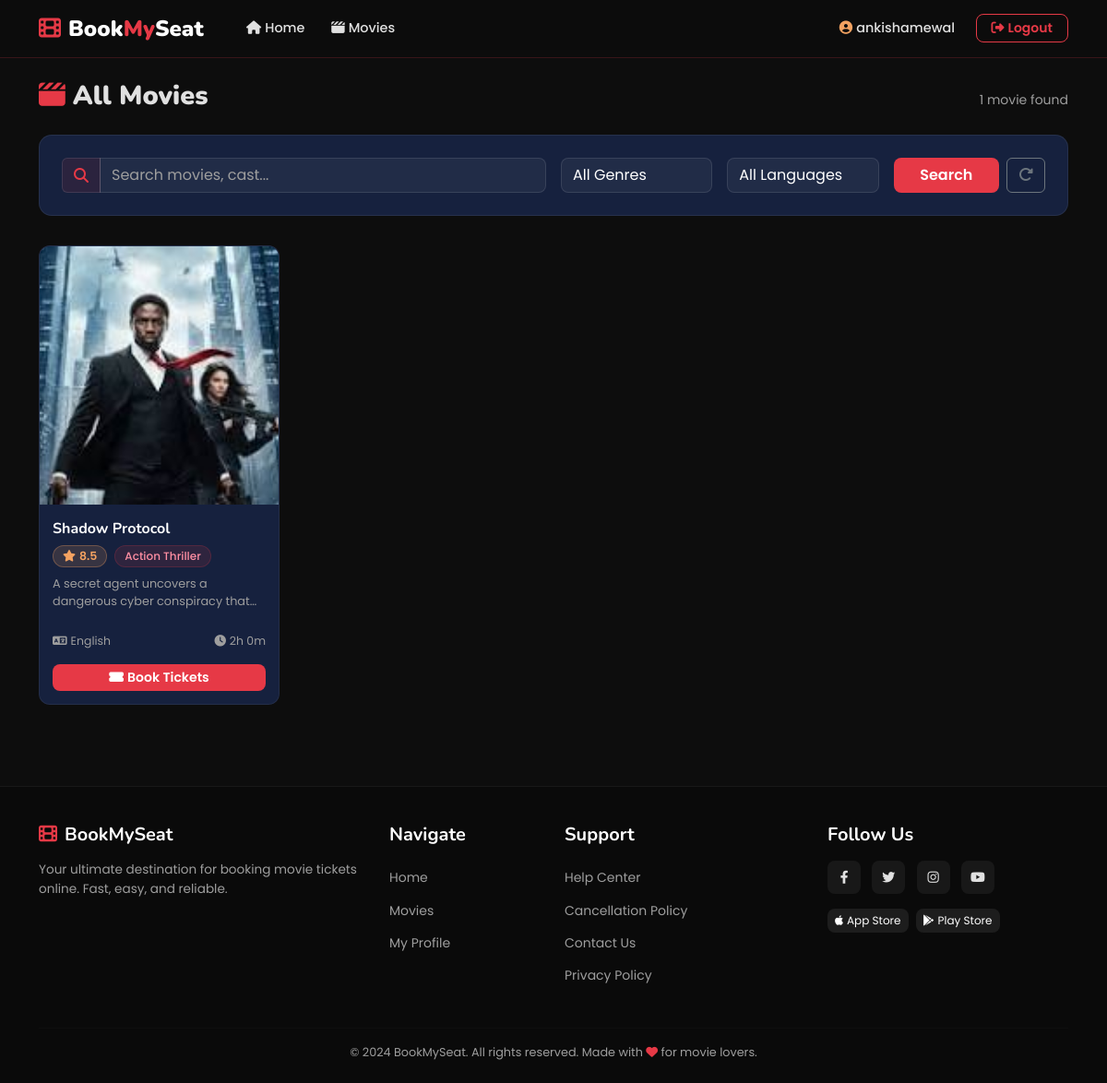
/movies/ (signed in), run on the app's committed database.
### movies/models.py (models this page shows, shortened)
class Movie(models.Model):
    name = models.CharField(max_length=255)
    image = models.ImageField(upload_to='movies/')
    rating = models.DecimalField(max_digits=3, decimal_places=1)
    cast = models.TextField()
    description = models.TextField(blank=True, null=True)
    genre = models.CharField(max_length=100, blank=True, null=True)
    language = models.CharField(max_length=50, default='English')
    duration = models.PositiveIntegerField(help_text='Duration in minutes', default=120)
    release_date = models.DateField(blank=True, null=True)
    def duration_display(self):
        hours = self.duration // 60
        minutes = self.duration % 60
        return f'{hours}h {minutes}m'

### movies/views.py (the view)
# urls.py: path('', views.movie_list, name='movie_list'),
def movie_list(request):
    search_query = request.GET.get('search', '')
    genre_filter = request.GET.get('genre', '')
    language_filter = request.GET.get('language', '')
    movies = Movie.objects.all()
    if search_query:
        movies = movies.filter(name__icontains=search_query)
    if genre_filter:
        movies = movies.filter(genre__icontains=genre_filter)
    if language_filter:
        movies = movies.filter(language__icontains=language_filter)
    genres = Movie.objects.values_list('genre', flat=True).distinct()
    languages = Movie.objects.values_list('language', flat=True).distinct()
    context = {
        'movies': movies,
        'search_query': search_query,
        'genres': genres,
        'languages': languages,
        'genre_filter': genre_filter,
        'language_filter': language_filter,
    }
    return render(request, 'movies/movie_list.html', context)

### templates/movies/movie_list.html (shortened to what this page needs)
{% extends "users/basic.html" %}
{% block content %}
<div class="container py-4">
  <div class="d-flex align-items-center justify-content-between mb-3 flex-wrap gap-2">
    <h1 style="font-family:'Nunito',sans-serif;font-weight:900;font-size:1.8rem;">
      <i class="fas fa-clapperboard me-2" style="color:var(--red)"></i>All Movies
    </h1>
    <span class="results-count">{{ movies|length }} movie{{ movies|length|pluralize }} found</span>
  </div>
  <div class="search-wrap">
    <form method="GET" action="{% url 'movie_list' %}">
      <div class="row g-3">
        <div class="col-md-6">
          <div class="input-group">
            <span class="input-group-text"><i class="fas fa-search"></i></span>
            <input type="text" class="form-control" name="search" placeholder="Search movies, cast..." value="{{ search_query }}">
          </div>
        </div>
        <div class="col-md-2">
          <select name="genre" class="form-select filter-select">
            <option value="">All Genres</option>
          </select>
        </div>
        <div class="col-md-2">
          <select name="language" class="form-select filter-select">
            <option value="">All Languages</option>
          </select>
        </div>
        <div class="col-md-2 d-flex gap-2">
          <button type="submit" class="btn btn-primary flex-grow-1">Search</button>
          <a href="{% url 'movie_list' %}" class="btn btn-outline-secondary" title="Reset"><i class="fas fa-rotate-right"></i></a>
        </div>
      </div>
    </form>
  </div>
  {% if movies %}
  <div class="row g-4">
    {% for movie in movies %}
    <div class="col-6 col-md-4 col-lg-3">
      <div class="movie-card h-100 d-flex flex-column">
        <a href="{% url 'theater_list' movie.id %}" class="text-decoration-none">
          <img src="{{ movie.image.url }}" alt="{{ movie.name }}" loading="lazy">
        </a>
        <div class="card-body d-flex flex-column" style="padding:14px;">
          <a href="{% url 'theater_list' movie.id %}" class="text-decoration-none">
            <div class="card-title">{{ movie.name }}</div>
          </a>
          <div class="d-flex gap-2 flex-wrap mb-2">
            <span class="rating-badge"><i class="fas fa-star me-1"></i>{{ movie.rating }}</span>
            {% if movie.genre %}<span class="genre-badge">{{ movie.genre }}</span>{% endif %}
          </div>
          {% if movie.description %}
          <p style="color:var(--text-muted);font-size:0.8rem;flex-grow:1;overflow:hidden;display:-webkit-box;-webkit-line-clamp:2;-webkit-box-orient:vertical;">
            {{ movie.description }}
          </p>
          {% endif %}
          <div class="d-flex justify-content-between mt-2" style="font-size:0.78rem;color:var(--text-muted);">
            {% if movie.language %}<span><i class="fas fa-language me-1"></i>{{ movie.language }}</span>{% endif %}
            {% if movie.duration %}<span><i class="fas fa-clock me-1"></i>{{ movie.duration_display }}</span>{% endif %}
          </div>
          <a href="{% url 'theater_list' movie.id %}" class="btn btn-primary btn-sm mt-3 w-100">
            <i class="fas fa-ticket-alt me-1"></i>Book Tickets
          </a>
        </div>
      </div>
    </div>
    {% endfor %}
  </div>
  {% endif %}
</div>
{% endblock %}

### templates/users/basic.html (shortened to what this page needs)
<!DOCTYPE html>
<html lang="en">
<head>
  <link rel="stylesheet" href="https://cdnjs.cloudflare.com/ajax/libs/font-awesome/6.4.0/css/all.min.css"/>
  <link rel="stylesheet" href="https://cdn.jsdelivr.net/npm/bootstrap@5.3.0/dist/css/bootstrap.min.css"/>
</head>
<body>
<nav class="navbar navbar-expand-lg">
  <div class="container">
    <a class="navbar-brand" href="/">
      <i class="fas fa-film me-2" style="color:var(--red)"></i>Book<span class="brand-my">My</span>Seat
    </a>
    <div class="collapse navbar-collapse" id="navMain">
      <ul class="navbar-nav me-auto ms-3">
        <li class="nav-item"><a class="nav-link" href="/"><i class="fas fa-home me-1"></i>Home</a></li>
        <li class="nav-item"><a class="nav-link" href="/movies/"><i class="fas fa-clapperboard me-1"></i>Movies</a></li>
      </ul>
      <ul class="navbar-nav ms-auto align-items-center gap-2">
        {% if user.is_authenticated %}
          <li class="nav-item">
            <a class="nav-link" href="{% url 'profile' %}">
              <i class="fas fa-circle-user me-1" style="color:var(--accent)"></i>{{ user.username }}
            </a>
          </li>
          <li class="nav-item">
            <form method="POST" action="{% url 'logout' %}" class="d-inline">
              <button type="submit" class="btn btn-sm btn-outline-danger px-3">
                <i class="fas fa-right-from-bracket me-1"></i>Logout
              </button>
            </form>
          </li>
        {% else %}
          <li class="nav-item"><a class="nav-link" href="{% url 'login' %}">Login</a></li>
          <li class="nav-item"><a class="nav-link btn-nav-reg" href="{% url 'register' %}">Register</a></li>
        {% endif %}
      </ul>
    </div>
  </div>
</nav>
<div class="main-content">
  {% block content %}{% endblock %}
</div>
<footer class="site-footer">
  <div class="container">
    <div class="row">
      <div class="col-md-4 mb-4 mb-md-0">
        <h5><i class="fas fa-film me-2" style="color:var(--red)"></i>BookMySeat</h5>
        <p style="font-size:0.85rem;">Your ultimate destination for booking movie tickets online. Fast, easy, and reliable.</p>
      </div>
      <div class="col-md-2 mb-4 mb-md-0">
        <h5>Navigate</h5>
        <ul class="list-unstyled" style="line-height:2.2">
          <li><a href="/">Home</a></li>
          <li><a href="/movies/">Movies</a></li>
          {% if user.is_authenticated %}
          <li><a href="{% url 'profile' %}">My Profile</a></li>
          {% else %}
          <li><a href="{% url 'login' %}">Login</a></li>
          {% endif %}
        </ul>
      </div>
      <div class="col-md-3 mb-4 mb-md-0">
        <h5>Support</h5>
        <ul class="list-unstyled" style="line-height:2.2">
          <li><a href="#">Help Center</a></li>
          <li><a href="#">Cancellation Policy</a></li>
          <li><a href="#">Contact Us</a></li>
          <li><a href="#">Privacy Policy</a></li>
        </ul>
      </div>
      <div class="col-md-3">
        <h5>Follow Us</h5>
        <div class="mt-2 mb-3">
          <a href="#" class="social-link"><i class="fab fa-facebook-f"></i></a>
          <a href="#" class="social-link"><i class="fab fa-twitter"></i></a>
          <a href="#" class="social-link"><i class="fab fa-instagram"></i></a>
          <a href="#" class="social-link"><i class="fab fa-youtube"></i></a>
        </div>
        <div class="d-flex gap-2 flex-wrap">
          <a href="#" class="btn btn-sm" style="background:rgba(255,255,255,0.08);color:#fff;border-radius:8px;font-size:0.75rem;border:none;">
            <i class="fab fa-apple me-1"></i>App Store
          </a>
          <a href="#" class="btn btn-sm" style="background:rgba(255,255,255,0.08);color:#fff;border-radius:8px;font-size:0.75rem;border:none;">
            <i class="fab fa-google-play me-1"></i>Play Store
          </a>
        </div>
      </div>
    </div>
    <hr style="border-color:rgba(255,255,255,0.06);margin-top:1.5rem;">
    <p class="text-center mb-0" style="font-size:0.8rem;">&copy; 2024 BookMySeat. All rights reserved. Made with <i class="fas fa-heart" style="color:var(--red)"></i> for movie lovers.</p>
  </div>
</footer>
</body>
</html>

### templates/users/basic.html (style rules this page uses)
:root { --red: #e63946; --dark: #0d0d0d; --card-bg: #16213e; --accent: #f4a261; --text-light: #e0e0e0; --text-muted: #9e9e9e; --success: #2a9d8f; }
* { margin:0; padding:0; box-sizing:border-box; }
body { font-family:'Poppins',sans-serif; background:var(--dark); color:var(--text-light); min-height:100vh; }
.navbar { background:rgba(13,13,13,0.98) !important; backdrop-filter:blur(12px); border-bottom:1px solid rgba(230,57,70,0.2); position:sticky; top:0; z-index:1000; }
.navbar-brand { font-family:'Nunito',sans-serif; font-weight:900; font-size:1.5rem; color:#fff !important; }
.navbar-brand .brand-my { color:var(--red); }
.nav-link { color:var(--text-light) !important; font-weight:500; font-size:0.9rem; padding:0.4rem 0.9rem !important; border-radius:6px; transition:all 0.2s; }
.movie-card { background:var(--card-bg); border-radius:12px; overflow:hidden; border:1px solid rgba(255,255,255,0.06); transition:transform 0.25s,box-shadow 0.25s; cursor:pointer; }
.movie-card img { width:100%; height:280px; object-fit:cover; }
.movie-card .card-body { padding:14px; }
.movie-card .card-title { font-family:'Nunito',sans-serif; font-weight:700; font-size:1rem; color:#fff; margin-bottom:6px; white-space:nowrap; overflow:hidden; text-overflow:ellipsis; }
.rating-badge { background:rgba(244,162,97,0.15); color:var(--accent); border:1px solid rgba(244,162,97,0.3); border-radius:20px; padding:2px 10px; font-size:0.78rem; font-weight:600; }
.genre-badge { background:rgba(230,57,70,0.12); color:#ff8fa3; border:1px solid rgba(230,57,70,0.2); border-radius:20px; padding:2px 10px; font-size:0.75rem; font-weight:500; }
.btn-primary { background:var(--red) !important; border:none !important; border-radius:8px; font-weight:600; transition:all 0.2s; }
.btn-outline-danger { color:var(--red) !important; border-color:var(--red) !important; border-radius:8px; font-weight:600; }
.form-control,.form-select { background:rgba(255,255,255,0.05) !important; border:1px solid rgba(255,255,255,0.1) !important; color:#fff !important; border-radius:8px; }
.form-control::placeholder { color:var(--text-muted) !important; }
.input-group-text { background:rgba(230,57,70,0.1) !important; border:1px solid rgba(255,255,255,0.1) !important; color:var(--red) !important; }
select.form-select option { background:#1a1a2e; color:#fff; }
.site-footer { background:#0a0a0a; border-top:1px solid rgba(255,255,255,0.06); padding:2.5rem 0 1.5rem; margin-top:4rem; color:var(--text-muted); }
.site-footer h5 { color:#fff; font-weight:700; margin-bottom:1rem; font-family:'Nunito',sans-serif; }
.site-footer a { color:var(--text-muted); text-decoration:none; transition:color 0.2s; font-size:0.875rem; }
.social-link { display:inline-flex; align-items:center; justify-content:center; width:36px; height:36px; border-radius:8px; background:rgba(255,255,255,0.06); color:var(--text-light) !important; margin-right:8px; transition:all 0.2s; }

### templates/movies/movie_list.html (style rules this page uses)
.search-wrap { background:var(--card-bg); border-radius:14px; padding:1.5rem; border:1px solid rgba(255,255,255,0.07); margin-bottom:2rem; }
.filter-select option { background:#1a1a2e; color:#fff; }
.results-count { color:var(--text-muted); font-size:0.875rem; }

### data on the page
Movie: image (picture), name "Shadow Protocol", rating "8.5", genre "Action Thriller", description "A secret agent uncovers a dangerous cyber conspiracy…", language "English", duration_display "2h 0m"

### other printed values
{{ user.username }} "ankishamewal"
{{ movies|length }} "1"
